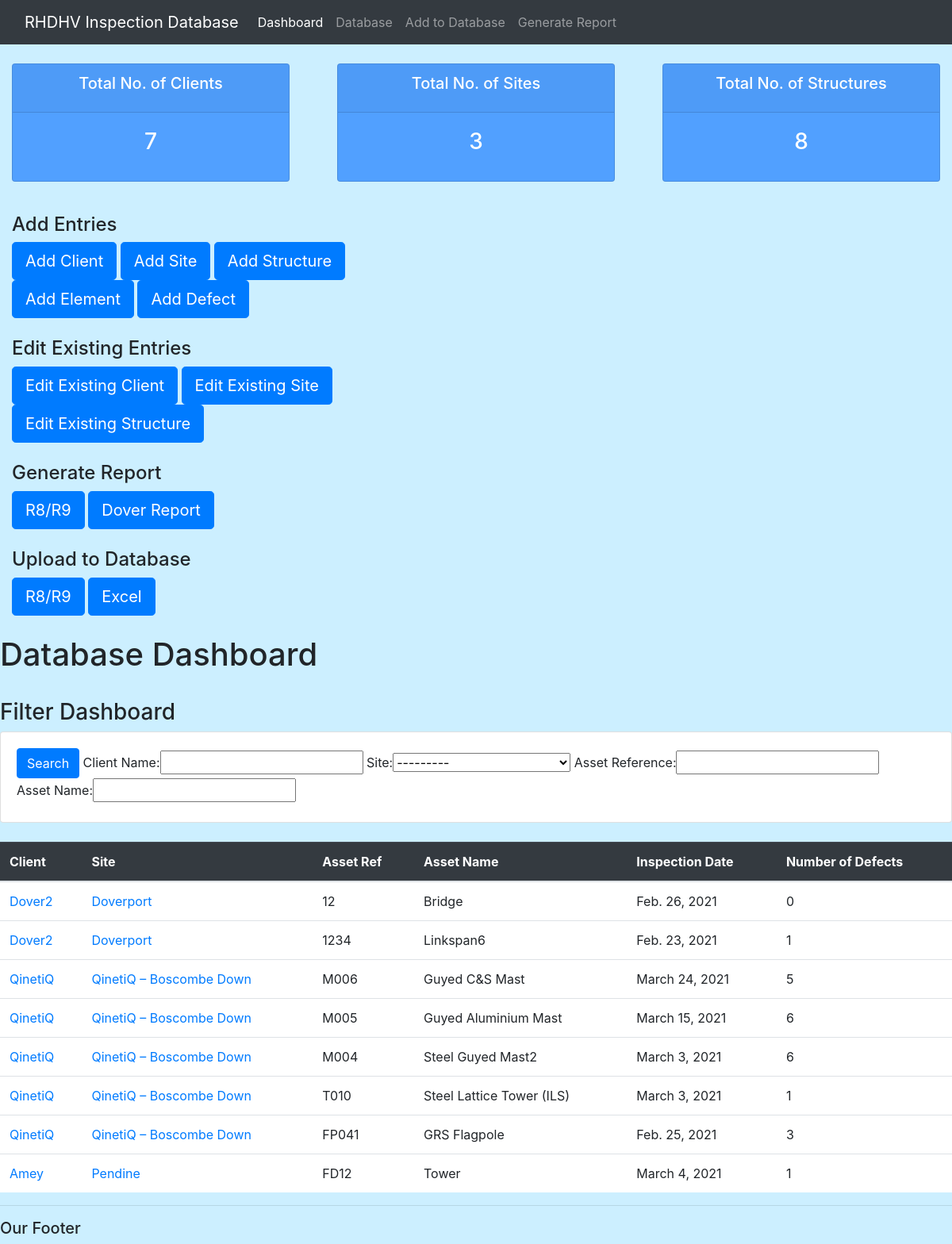
/dashboard/, run on the app's committed database.
### dashboard/models.py (models this page shows, shortened)
class Client(models.Model):
    name = models.CharField(max_length=30)

class Site(models.Model):
    name = models.CharField(max_length=30)
    location = models.CharField(max_length=100)
    client = models.ForeignKey(Client, on_delete=models.CASCADE)
    latitude = models.FloatField(blank=True, null=True)
    longitude = models.FloatField(blank=True, null=True)
    def __str__(self):
        return self.name

class Structure(models.Model):
    id_code = models.CharField(max_length=30)
    name = models.CharField(max_length=30)
    site = models.ForeignKey(Site, on_delete=models.CASCADE)
    date_of_inspection = models.DateField(auto_now=False, default=timezone.now)
    class Meta:
        ordering = ['-date_of_inspection']

### dashboard/views.py (the view)
# urls.py: path('', views.index, name='index'),
def index(request):
    data = {'type': 'geojson',
            'data': {'type': 'FeatureCollection',
                     'features': [
                     ]}}
    sites = Site.objects.all()
    for site in sites:
        if site.latitude is None or site.longitude is None:
            pass
        else:
            site_dict = {'type': 'Feature',
                         'properties': {'description': f'{site.name}: '
                                                       f'{site.structure_set.all().count()} Structures'},
                         'geometry': {
                             'type': 'Point',
                             'coordinates': [site.longitude, site.latitude]}
                         }
            data['data']['features'].append(site_dict)
    js_data = json.dumps(data)
    info = {}
    list_of_info = []
    clients = Client.objects.all()
    client_filter = dashboard_filter(request.GET, queryset=clients)
    clients = client_filter.qs
    for client in clients:
        sites = client.site_set.all()
        for site in sites:
            structures = site.structure_set.all()
            structure_filter1 = structure_filter(request.GET, queryset=structures)
            structures = structure_filter1.qs
            for structure in structures:
                defect_count = 0
                elements = structure.element_set.all()
                for element in elements:
                    defect_count += element.defect_set.all().count()
                list_of_info.append((client.name,
                                     site.name,
                                     structure.id_code,
                                     structure.name,
                                     structure.date_of_inspection,
                                     defect_count))
    context = {'table_info': list_of_info,
               'total_clients': Client.objects.all().count(),
               'total_sites': Site.objects.all().count(),
               'total_structures': Structure.objects.all().count(),
               'client_filter':client_filter,
               'structure_filter':structure_filter,
               'data': js_data}
    return render(request, 'dashboard/index.html', context=context)

### dashboard/templates/dashboard/index.html
{% extends 'dashboard/main.html' %}
{% block content %}
<h1>Database Dashboard</h1>
<br>
<h3>Filter Dashboard</h3>
<div class="row">
	<div class="col">
		<div class="card card-body">
			<form method="get">
		    <button class="btn btn-primary" type="submit">Search</button>
            {{client_filter.form}}
            {{structure_filter.form}}
		  	</form>
		</div>
	</div>
</div>
<br>
<div class="container-xxl">
    <table class="table">
        <thead class="table-dark">
        <tr>
          <th scope="col">Client</th>
          <th scope="col">Site</th>
          <th scope="col">Asset Ref</th>
          <th scope="col">Asset Name</th>
          <th scope="col">Inspection Date</th>
          <th scope="col">Number of Defects</th>
        </tr>
      </thead>
      <tbody>
        {% for a, b, c, d, e, f in table_info %}
            <tr>
                <td><a href="{% url 'client_info' pk=a %}">{{a}}</a></td>
                <td><a href="{% url 'site_info' pk=b %}">{{b}}</a></td>
                <td>{{c}}</td>
                <td>{{d}}</td>
                <td>{{e}}</td>
                <td>{{f}}</td>
            </tr>
        {% endfor %}
      </tbody>
    </table>
</div>
{% endblock %}

### dashboard/templates/dashboard/main.html (shortened to what this page needs)
<!DOCTYPE html>
<html lang="en">
<head>
    <link rel="stylesheet" href="https://stackpath.bootstrapcdn.com/bootstrap/4.4.1/css/bootstrap.min.css">
</head>
{% include 'dashboard/navbar.html' %}
<body>
    {% include 'dashboard/status_dashboard.html' %}
    {% include 'dashboard/add_row_template.html' %}
    {% block content %}
    {% endblock %}
    <hr>
    <h5>Our Footer</h5>
</body>
</html>

### dashboard/templates/dashboard/navbar.html (shortened to what this page needs)
<nav class="navbar navbar-expand-lg navbar-dark bg-dark">
  <div class="container-fluid">
    <a class="navbar-brand" href="#">RHDHV Inspection Database</a>
    <div class="collapse navbar-collapse" id="navbarNav">
      <ul class="navbar-nav">
        <li class="nav-item">
          <a class="nav-link active" aria-current="page" href="{% url 'index' %}">Dashboard</a>
        </li>
        <li class="nav-item">
          <a class="nav-link" href="#">Database</a>
        </li>
        <li class="nav-item">
          <a class="nav-link" href="#">Add to Database</a>
        </li>
        <li class="nav-item">
          <a class="nav-link" href="#">Generate Report</a>
        </li>
      </ul>
    </div>
  </div>
</nav>

### dashboard/templates/dashboard/status_dashboard.html
<br>
<div class="row">
	<div class="col">
		<div class="col-md">
			<div class="card text-center text-white  mb-3" id="total-clients">
			  	<div class="card-header">
			  		<h5 class="card-title">Total No. of Clients</h5>
			  	</div>
			  	<div class="card-body">
			    	<h3 class="card-title">{{total_clients}}</h3>
			  	</div>
			</div>
		</div>
	</div>
	<div class="col">
		<div class="col-md">
			<div class="card text-center text-white  mb-3" id="total-sites">
			  	<div class="card-header">
			  		<h5 class="card-title">Total No. of Sites</h5>
			  	</div>
			  	<div class="card-body">
			    	<h3 class="card-title">{{total_sites}}</h3>
			  	</div>
			</div>
		</div>
	</div>
	<div class="col">
		<div class="col-md">
			<div class="card text-center text-white  mb-3" id="total-structures">
			  	<div class="card-header">
			  		<h5 class="card-title">Total No. of Structures</h5>
			  	</div>
			  	<div class="card-body">
			    	<h3 class="card-title">{{total_structures}}</h3>
			  	</div>
			</div>
		</div>
	</div>
</div>

### dashboard/templates/dashboard/add_row_template.html
<br>
<div class="container-fluid">
  <div class="row">
    <div class="col">
      <div class="row">
        <div class="col">
            <h4>Add Entries</h4>
            <a class="btn btn-primary btn-lg" href="{% url 'create_client' %}" role="button">Add Client</a>
            <a class="btn btn-primary btn-lg" href="{% url 'create_site' %}" role="button">Add Site</a>
            <a class="btn btn-primary btn-lg" href="{% url 'create_structure' %}" role="button">Add Structure</a>
            <a class="btn btn-primary btn-lg" href="#" role="button">Add Element</a>
            <a class="btn btn-primary btn-lg" href="#" role="button">Add Defect</a>
        </div>
      </div>
        <br>
      <div class="row">
        <div class="col">
            <h4>Edit Existing Entries</h4>
            <a class="btn btn-primary btn-lg" href="{% url 'select_client' %}" role="button">Edit Existing Client</a>
            <a class="btn btn-primary btn-lg" href="#" role="button">Edit Existing Site</a>
            <a class="btn btn-primary btn-lg" href="#" role="button">Edit Existing Structure</a>
        </div>
      </div>
        <br>
      <div class="row">
        <div class="col">
          <h4>Generate Report</h4>
          <a class="btn btn-primary btn-lg" href="{% url 'select_r8r9' %}"  role="button">R8/R9</a>
          <a class="btn btn-primary btn-lg" href="#" role="button">Dover Report</a>
        </div>
      </div>
        <br>
      <div class="row">
        <div class="col">
          <h4>Upload to Database</h4>
          <a class="btn btn-primary btn-lg" href="{% url 'uploadr8r9' %}" role="button">R8/R9</a>
          <a class="btn btn-primary btn-lg" href="{% url 'uploadexcel' %}" role="button">Excel</a>
        </div>
      </div>
    </div>
    <div class="col">
      <h1>
        {% include 'dashboard/map.html' %}
      </h1>
    </div>
  </div>
</div>
<br>

### dashboard/templates/dashboard/map.html (shortened to what this page needs)
<!DOCTYPE html>
<html>
<head>
<link href="https://api.mapbox.com/mapbox-gl-js/v2.1.1/mapbox-gl.css" rel="stylesheet">
</head>
<body>
 <div id="map-container">
       <div id='map'>
       </div>
</div>
</body>
</html>

### dashboard/templates/dashboard/main.html (style rules this page uses)
body { background-color: #ccefff; }
#total-clients { background-color:#51a0ff; }
#total-sites { background-color:#51a0ff; }
#total-structures { background-color:#51a0ff; }
.container-xxl { background-color:#ffffff; }

### dashboard/templates/dashboard/map.html (style rules this page uses)
body { margin: 0; padding: 0; }
#map-container { position: relative; }
#map { position: relative; top: 0; bottom: 0; height: 500px; width: 700px; }

### data on the page
Client: table_info "Dover2" "Dover2"
Site: table_info "Doverport" "Doverport"
Structure: table_info "12", table_info "Bridge", table_info "Feb. 26, 2021"
Structure: table_info "1234", table_info "Linkspan6", table_info "Feb. 23, 2021"
Client: table_info "QinetiQ" "QinetiQ" "QinetiQ" "QinetiQ" "QinetiQ"
Site: table_info "QinetiQ – Boscombe Down" "QinetiQ – Boscombe Down" "QinetiQ – Boscombe Down" "QinetiQ – Boscombe Down" "QinetiQ – Boscombe Down"
Structure: table_info "M006", table_info "Guyed C&S Mast", table_info "March 24, 2021"
Structure: table_info "M005", table_info "Guyed Aluminium Mast", table_info "March 15, 2021"
Structure: table_info "M004", table_info "Steel Guyed Mast2", table_info "March 3, 2021"
Structure: table_info "T010", table_info "Steel Lattice Tower (ILS)", table_info "March 3, 2021"
Structure: table_info "FP041", table_info "GRS Flagpole", table_info "Feb. 25, 2021"
Client: table_info "Amey"
Site: table_info "Pendine"
Structure: table_info "FD12", table_info "Tower", table_info "March 4, 2021"

### other printed values
{{ total_clients }} "7"
{{ total_sites }} "3"
{{ total_structures }} "8"
{{ f }} "0" "1" "5" "6" "6" "1" "3" "1"
